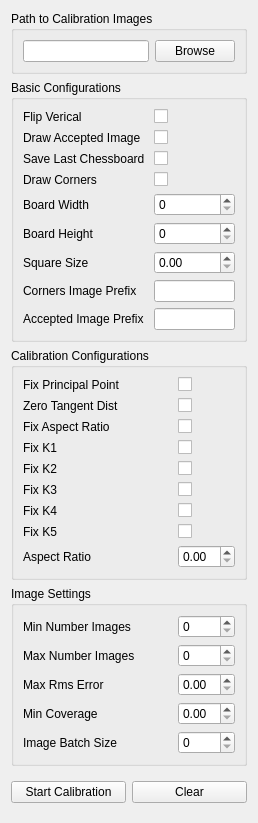
      <widget class="QWidget" name="mControlPanelScrollContents">
       <property name="geometry">
        <rect>
         <x>0</x>
         <y>0</y>
         <width>258</width>
         <height>823</height>
        </rect>
       </property>
       <layout class="QGridLayout" name="gridLayout_5">
        <item row="2" column="0">
         <widget class="QGroupBox" name="mCalibConfigGB">
          <property name="sizePolicy">
           <sizepolicy hsizetype="Expanding" vsizetype="Expanding">
            <horstretch>0</horstretch>
            <verstretch>0</verstretch>
           </sizepolicy>
          </property>
          <property name="font">
           <font>
            <family>Arial</family>
            <pointsize>9</pointsize>
           </font>
          </property>
          <property name="title">
           <string>Calibration Configurations</string>
          </property>
          <layout class="QGridLayout" name="gridLayout_4">
           <item row="0" column="0">
            <widget class="QLabel" name="mCalibFixPrincipalPointLabel">
             <property name="text">
              <string>Fix Principal Point</string>
             </property>
             <property name="margin">
              <number>2</number>
             </property>
            </widget>
           </item>
           <item row="1" column="1">
            <widget class="QCheckBox" name="mCalibZeroTangentDistCB">
             <property name="layoutDirection">
              <enum>Qt::LeftToRight</enum>
             </property>
             <property name="text">
              <string/>
             </property>
            </widget>
           </item>
           <item row="2" column="0">
            <widget class="QLabel" name="mCalibFixAspectRatioLabel">
             <property name="text">
              <string>Fix Aspect Ratio</string>
             </property>
             <property name="margin">
              <number>2</number>
             </property>
            </widget>
           </item>
           <item row="4" column="1">
            <widget class="QCheckBox" name="mCalibFixK2CB">
             <property name="layoutDirection">
              <enum>Qt::LeftToRight</enum>
             </property>
             <property name="text">
              <string/>
             </property>
            </widget>
           </item>
           <item row="2" column="1">
            <widget class="QCheckBox" name="mCalibFixAspectRatioCB">
             <property name="layoutDirection">
              <enum>Qt::LeftToRight</enum>
             </property>
             <property name="text">
              <string/>
             </property>
            </widget>
           </item>
           <item row="5" column="0">
            <widget class="QLabel" name="mCalibFixK3Label">
             <property name="text">
              <string>Fix K3 </string>
             </property>
             <property name="margin">
              <number>2</number>
             </property>
            </widget>
           </item>
           <item row="7" column="0">
            <widget class="QLabel" name="mCalibFixK5Label">
             <property name="text">
              <string>Fix K5</string>
             </property>
             <property name="margin">
              <number>2</number>
             </property>
            </widget>
           </item>
           <item row="4" column="0">
            <widget class="QLabel" name="mCalibFixK2Label">
             <property name="text">
              <string>Fix K2</string>
             </property>
             <property name="margin">
              <number>2</number>
             </property>
            </widget>
           </item>
           <item row="3" column="1">
            <widget class="QCheckBox" name="mCalibFixK1CB">
             <property name="layoutDirection">
              <enum>Qt::LeftToRight</enum>
             </property>
             <property name="text">
              <string/>
             </property>
            </widget>
           </item>
           <item row="5" column="1">
            <widget class="QCheckBox" name="mCalibFixK3CB">
             <property name="layoutDirection">
              <enum>Qt::LeftToRight</enum>
             </property>
             <property name="text">
              <string/>
             </property>
            </widget>
           </item>
           <item row="8" column="0">
            <widget class="QLabel" name="mCalibAspectRatioLabel">
             <property name="text">
              <string>Aspect Ratio</string>
             </property>
             <property name="margin">
              <number>2</number>
             </property>
            </widget>
           </item>
           <item row="8" column="1">
            <widget class="QDoubleSpinBox" name="mCalibAspectRatioDSB">
             <property name="sizePolicy">
              <sizepolicy hsizetype="Fixed" vsizetype="Fixed">
               <horstretch>1</horstretch>
               <verstretch>0</verstretch>
              </sizepolicy>
             </property>
            </widget>
           </item>
           <item row="6" column="1">
            <widget class="QCheckBox" name="mCalibFixK4CB">
             <property name="layoutDirection">
              <enum>Qt::LeftToRight</enum>
             </property>
             <property name="text">
              <string/>
             </property>
            </widget>
           </item>
           <item row="0" column="1">
            <widget class="QCheckBox" name="mCalibFixPrincipalPointCB">
             <property name="layoutDirection">
              <enum>Qt::LeftToRight</enum>
             </property>
             <property name="text">
              <string/>
             </property>
            </widget>
           </item>
           <item row="6" column="0">
            <widget class="QLabel" name="mCalibFixK4Label">
             <property name="text">
              <string>Fix K4</string>
             </property>
             <property name="margin">
              <number>2</number>
             </property>
            </widget>
           </item>
           <item row="1" column="0">
            <widget class="QLabel" name="mCalibZeroTangentDistLabel">
             <property name="text">
              <string>Zero Tangent Dist</string>
             </property>
             <property name="margin">
              <number>2</number>
             </property>
            </widget>
           </item>
           <item row="7" column="1">
            <widget class="QCheckBox" name="mCalibFixK5CB">
             <property name="layoutDirection">
              <enum>Qt::LeftToRight</enum>
             </property>
             <property name="text">
              <string/>
             </property>
             <property name="checkable">
              <bool>false</bool>
             </property>
            </widget>
           </item>
           <item row="3" column="0">
            <widget class="QLabel" name="mCalibFixK1Label">
             <property name="text">
              <string>Fix K1</string>
             </property>
             <property name="margin">
              <number>2</number>
             </property>
            </widget>
           </item>
          </layout>
         </widget>
        </item>
        <item row="3" column="0">
         <widget class="QGroupBox" name="imageSettingsGB">
          <property name="sizePolicy">
           <sizepolicy hsizetype="Expanding" vsizetype="Expanding">
            <horstretch>0</horstretch>
            <verstretch>0</verstretch>
           </sizepolicy>
          </property>
          <property name="font">
           <font>
            <family>Arial</family>
            <pointsize>9</pointsize>
           </font>
          </property>
          <property name="title">
           <string>Image Settings</string>
          </property>
          <layout class="QGridLayout" name="gridLayout_2">
           <property name="topMargin">
            <number>9</number>
           </property>
           <item row="2" column="0">
            <widget class="QLabel" name="mMaxRmsErrorLabel">
             <property name="text">
              <string>Max Rms Error</string>
             </property>
            </widget>
           </item>
           <item row="4" column="0">
            <widget class="QLabel" name="mImageBatchSizeLabel">
             <property name="text">
              <string>Image Batch Size</string>
             </property>
            </widget>
           </item>
           <item row="4" column="1">
            <widget class="QSpinBox" name="mImageBatchSizeSB">
             <property name="sizePolicy">
              <sizepolicy hsizetype="Preferred" vsizetype="Fixed">
               <horstretch>0</horstretch>
               <verstretch>0</verstretch>
              </sizepolicy>
             </property>
             <property name="maximum">
              <number>999</number>
             </property>
            </widget>
           </item>
           <item row="0" column="1">
            <widget class="QSpinBox" name="mMinNumImagesSB">
             <property name="sizePolicy">
              <sizepolicy hsizetype="Preferred" vsizetype="Fixed">
               <horstretch>0</horstretch>
               <verstretch>0</verstretch>
              </sizepolicy>
             </property>
             <property name="maximum">
              <number>999</number>
             </property>
            </widget>
           </item>
           <item row="1" column="0">
            <widget class="QLabel" name="mMaxNumImagesLabel">
             <property name="text">
              <string>Max Number Images</string>
             </property>
            </widget>
           </item>
           <item row="2" column="1">
            <widget class="QDoubleSpinBox" name="mMaxRmsErrorDSB">
             <property name="sizePolicy">
              <sizepolicy hsizetype="Fixed" vsizetype="Fixed">
               <horstretch>0</horstretch>
               <verstretch>0</verstretch>
              </sizepolicy>
             </property>
            </widget>
           </item>
           <item row="3" column="0">
            <widget class="QLabel" name="mMinCoverageLabel">
             <property name="text">
              <string>Min Coverage</string>
             </property>
            </widget>
           </item>
           <item row="1" column="1">
            <widget class="QSpinBox" name="mMaxNumImagesSB">
             <property name="sizePolicy">
              <sizepolicy hsizetype="Preferred" vsizetype="Fixed">
               <horstretch>0</horstretch>
               <verstretch>0</verstretch>
              </sizepolicy>
             </property>
             <property name="maximum">
              <number>999</number>
             </property>
            </widget>
           </item>
           <item row="3" column="1">
            <widget class="QDoubleSpinBox" name="mMinCoverageDSB">
             <property name="sizePolicy">
              <sizepolicy hsizetype="Fixed" vsizetype="Fixed">
               <horstretch>0</horstretch>
               <verstretch>0</verstretch>
              </sizepolicy>
             </property>
            </widget>
           </item>
           <item row="0" column="0">
            <widget class="QLabel" name="mMinNumImagesLabel">
             <property name="text">
              <string>Min Number Images</string>
             </property>
            </widget>
           </item>
          </layout>
         </widget>
        </item>
        <item row="0" column="0">
         <widget class="QGroupBox" name="mPathToCalibImgGB">
          <property name="sizePolicy">
           <sizepolicy hsizetype="Preferred" vsizetype="Preferred">
            <horstretch>0</horstretch>
            <verstretch>0</verstretch>
           </sizepolicy>
          </property>
          <property name="font">
           <font>
            <family>Arial</family>
            <pointsize>9</pointsize>
            <weight>50</weight>
            <bold>false</bold>
           </font>
          </property>
          <property name="title">
           <string>Path to Calibration Images</string>
          </property>
          <layout class="QGridLayout" name="gridLayout">
           <item row="0" column="0">
            <widget class="QLineEdit" name="mPathToCalibImgLE"/>
           </item>
           <item row="0" column="1">
            <widget class="QPushButton" name="mBrowseCalibImgButton">
             <property name="sizePolicy">
              <sizepolicy hsizetype="Preferred" vsizetype="Fixed">
               <horstretch>0</horstretch>
               <verstretch>0</verstretch>
              </sizepolicy>
             </property>
             <property name="text">
              <string>Browse</string>
             </property>
            </widget>
           </item>
          </layout>
         </widget>
        </item>
        <item row="1" column="0">
         <widget class="QGroupBox" name="mBasicConfigGB">
          <property name="sizePolicy">
           <sizepolicy hsizetype="Expanding" vsizetype="Expanding">
            <horstretch>0</horstretch>
            <verstretch>0</verstretch>
           </sizepolicy>
          </property>
          <property name="font">
           <font>
            <family>Arial</family>
            <pointsize>9</pointsize>
           </font>
          </property>
          <property name="title">
           <string>Basic Configurations</string>
          </property>
          <layout class="QGridLayout" name="gridLayout_9">
           <item row="7" column="0">
            <widget class="QLabel" name="mChessboardCornersImageFilePrefixLabel">
             <property name="text">
              <string>Corners Image Prefix</string>
             </property>
             <property name="margin">
              <number>2</number>
             </property>
            </widget>
           </item>
           <item row="8" column="0">
            <widget class="QLabel" name="mAcceptedImageFilePrefixLabel">
             <property name="text">
              <string>Accepted Image Prefix</string>
             </property>
             <property name="margin">
              <number>2</number>
             </property>
            </widget>
           </item>
           <item row="6" column="1">
            <widget class="QDoubleSpinBox" name="mSquareSizeDSB">
             <property name="sizePolicy">
              <sizepolicy hsizetype="Minimum" vsizetype="Fixed">
               <horstretch>0</horstretch>
               <verstretch>0</verstretch>
              </sizepolicy>
             </property>
            </widget>
           </item>
           <item row="3" column="0">
            <widget class="QLabel" name="mDrawChessboardCornersLabel">
             <property name="text">
              <string>Draw Corners</string>
             </property>
             <property name="margin">
              <number>2</number>
             </property>
            </widget>
           </item>
           <item row="3" column="1">
            <widget class="QCheckBox" name="mDrawChessboardCornersCB">
             <property name="layoutDirection">
              <enum>Qt::LeftToRight</enum>
             </property>
             <property name="text">
              <string/>
             </property>
            </widget>
           </item>
           <item row="2" column="0">
            <widget class="QLabel" name="mSaveOnlyLastChessboardImageLabel">
             <property name="text">
              <string>Save Last Chessboard </string>
             </property>
             <property name="margin">
              <number>2</number>
             </property>
            </widget>
           </item>
           <item row="1" column="1">
            <widget class="QCheckBox" name="mDrawAcceptedImageCB">
             <property name="layoutDirection">
              <enum>Qt::LeftToRight</enum>
             </property>
             <property name="text">
              <string/>
             </property>
            </widget>
           </item>
           <item row="5" column="1">
            <widget class="QSpinBox" name="mBoardHeightSB">
             <property name="sizePolicy">
              <sizepolicy hsizetype="Minimum" vsizetype="Fixed">
               <horstretch>0</horstretch>
               <verstretch>0</verstretch>
              </sizepolicy>
             </property>
            </widget>
           </item>
           <item row="0" column="0">
            <widget class="QLabel" name="mFlipVerticalLabel">
             <property name="font">
              <font>
               <family>Arial</family>
               <pointsize>9</pointsize>
              </font>
             </property>
             <property name="text">
              <string>Flip Verical</string>
             </property>
             <property name="margin">
              <number>2</number>
             </property>
            </widget>
           </item>
           <item row="0" column="1">
            <widget class="QCheckBox" name="mFlipVerticalCB">
             <property name="layoutDirection">
              <enum>Qt::LeftToRight</enum>
             </property>
             <property name="text">
              <string/>
             </property>
            </widget>
           </item>
           <item row="4" column="1">
            <widget class="QSpinBox" name="mBoardWidthSB">
             <property name="sizePolicy">
              <sizepolicy hsizetype="Minimum" vsizetype="Fixed">
               <horstretch>0</horstretch>
               <verstretch>0</verstretch>
              </sizepolicy>
             </property>
             <property name="minimumSize">
              <size>
               <width>0</width>
               <height>0</height>
              </size>
             </property>
            </widget>
           </item>
           <item row="6" column="0">
            <widget class="QLabel" name="mSquareSizeLabel">
             <property name="text">
              <string>Square Size</string>
             </property>
             <property name="margin">
              <number>2</number>
             </property>
            </widget>
           </item>
           <item row="4" column="0">
            <widget class="QLabel" name="mBoardWidthLabel">
             <property name="text">
              <string>Board Width</string>
             </property>
             <property name="margin">
              <number>2</number>
             </property>
            </widget>
           </item>
           <item row="2" column="1">
            <widget class="QCheckBox" name="mSaveOnlyLastChessboardImageCB">
             <property name="layoutDirection">
              <enum>Qt::LeftToRight</enum>
             </property>
             <property name="text">
              <string/>
             </property>
            </widget>
           </item>
           <item row="1" column="0">
            <widget class="QLabel" name="mDrawAcceptedImageLabel">
             <property name="font">
              <font>
               <family>Arial</family>
               <pointsize>9</pointsize>
              </font>
             </property>
             <property name="text">
              <string>Draw Accepted Image</string>
             </property>
             <property name="margin">
              <number>2</number>
             </property>
            </widget>
           </item>
           <item row="5" column="0">
            <widget class="QLabel" name="mBoardHeightLabel">
             <property name="text">
              <string>Board Height</string>
             </property>
             <property name="margin">
              <number>2</number>
             </property>
            </widget>
           </item>
           <item row="8" column="1">
            <widget class="QLineEdit" name="mAcceptedImageFilePrefixLE"/>
           </item>
           <item row="7" column="1">
            <widget class="QLineEdit" name="mChessboardCornersImageFilePrefixLE"/>
           </item>
          </layout>
         </widget>
        </item>
        <item row="4" column="0">
         <layout class="QGridLayout" name="mControlPanelButtonsGL">
          <property name="topMargin">
           <number>9</number>
          </property>
          <item row="0" column="1">
           <widget class="QPushButton" name="mClearButton">
            <property name="font">
             <font>
              <family>Arial</family>
              <pointsize>9</pointsize>
             </font>
            </property>
            <property name="text">
             <string>Clear</string>
            </property>
           </widget>
          </item>
          <item row="0" column="0">
           <widget class="QPushButton" name="mStartCalibButton">
            <property name="font">
             <font>
              <family>Arial</family>
              <pointsize>9</pointsize>
             </font>
            </property>
            <property name="text">
             <string>Start Calibration</string>
            </property>
           </widget>
          </item>
         </layout>
        </item>
        <item row="5" column="0">
         <spacer name="verticalSpacer">
          <property name="orientation">
           <enum>Qt::Vertical</enum>
          </property>
          <property name="sizeHint" stdset="0">
           <size>
            <width>20</width>
            <height>40</height>
           </size>
          </property>
         </spacer>
        </item>
       </layout>
      </widget>
